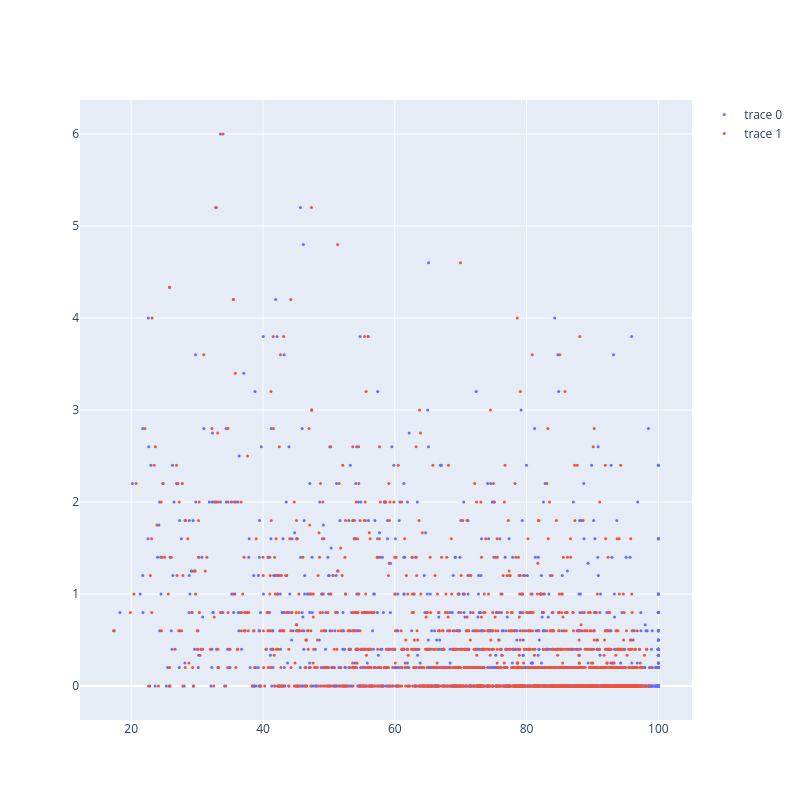
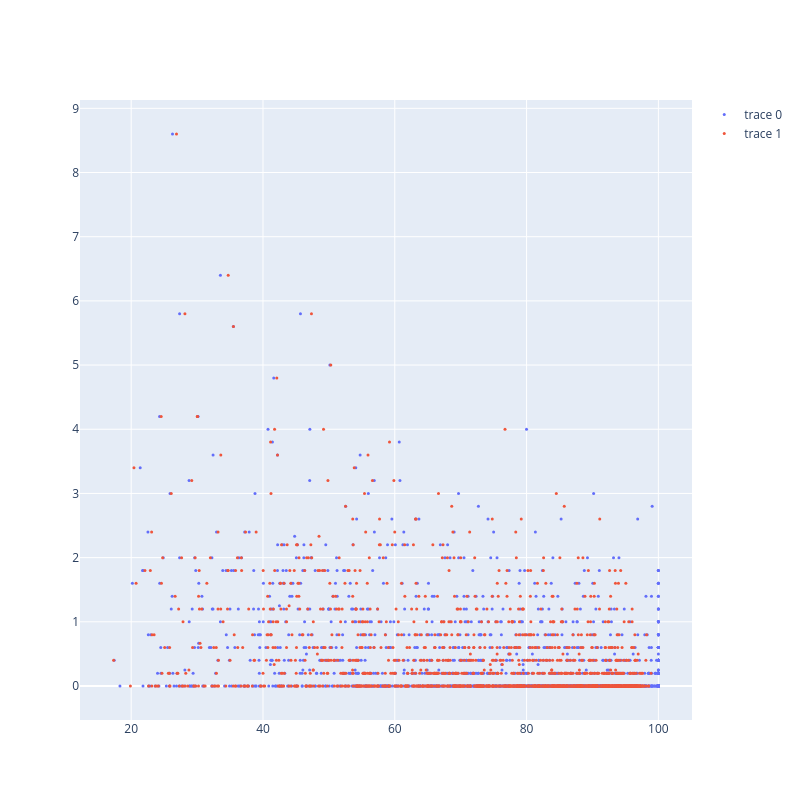

Notebook source saved alongside these figures, in order:
### Code cell
import plotly.express as px
import numpy as np

# Scatter plot with marginal distribution (y axis) for Avg Home IVs
xcol = ""
xcol = " (clipped)"

df_plot = df
# df_plot = df[df["Large diff"]]
# df_plot = df[df["Below 100%"]]

for col in ["Hosp", "Home"]:
    title = f"Association of model output diff against baseline with {col} IVs (2019-23) - large diff"

    fig = go.Figure()
    fig.add_trace(
        go.Scatter(
            x=df_plot["clipped ecFEV1%Predicted"],
            y=df_plot[f"Avg {col} IVs"],
            mode="markers",
        )
    )
    fig.add_trace(
        go.Scatter(x=df_plot["mean AC"], y=df_plot[f"Avg {col} IVs"], mode="markers")
    )

    fig.update_traces(marker=dict(size=3))
    fig.update_layout(height=800, width=800)
    fig.show()
    # fig.write_image(f"{dh.get_path_to_main()}PlotsCFR/IV associations/{title}.pdf")

### Figure 1 — Plotly figure (JSON) as saved in the notebook; plotly's stock layout.template omitted (floating-point values rounded to 4 significant figures; data arrays with more than 128 entries replaced by an {"elided": "..."} marker saying what was removed)
{"data": [{"marker": {"size": 3}, "mode": "markers", "type": "scatter", "x": {"elided": "1485 float values"}, "y": {"elided": "1485 float values"}}, {"marker": {"size": 3}, "mode": "markers", "type": "scatter", "x": {"elided": "1485 float values"}, "y": {"elided": "1485 float values"}}], "layout": {"height": 800, "width": 800}}

### Figure 2 — Plotly figure (JSON) as saved in the notebook; plotly's stock layout.template omitted (floating-point values rounded to 4 significant figures; data arrays with more than 128 entries replaced by an {"elided": "..."} marker saying what was removed)
{"data": [{"marker": {"size": 3}, "mode": "markers", "type": "scatter", "x": {"elided": "1485 float values"}, "y": {"elided": "1485 float values"}}, {"marker": {"size": 3}, "mode": "markers", "type": "scatter", "x": {"elided": "1485 float values"}, "y": {"elided": "1485 float values"}}], "layout": {"height": 800, "width": 800}}
